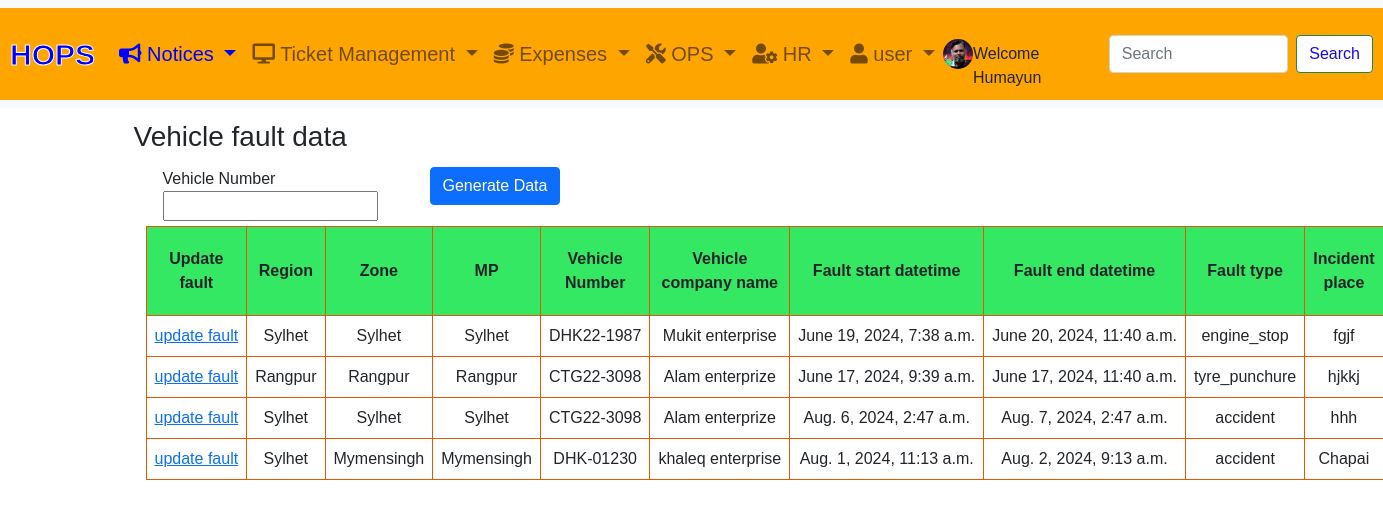
The app's page /vehicle/view_vehicle_fault/ (signed in) with its own data.
### account/models.py (models this page shows, shortened)
class Customer(AbstractBaseUser, PermissionsMixin):
    employee = models.ForeignKey('employee.EmployeeModel', related_name='employee_data', on_delete=models.CASCADE, null=True, blank=True)
    email = models.EmailField(_('email address'), unique=True)
    name = models.CharField(max_length=150)
    mobile = models.CharField(max_length=20, blank=True)
    is_active = models.BooleanField(default=False)
    is_staff = models.BooleanField(default=False)
    created = models.DateTimeField(auto_now_add=True)
    updated = models.DateTimeField(auto_now=True)
    profile_picture = models.ImageField(upload_to='profile_pictures/', blank=True, null=True)
    groups = models.ManyToManyField(
        Group,
        related_name='customer_set',
        blank=True,
        help_text=_("The groups this user belongs to."),
        verbose_name=_("groups"),
    )
    user_permissions = models.ManyToManyField(
        Permission,
        related_name='customer_set',
        blank=True,
        help_text=_("Specific permissions for this user."),
        verbose_name=_("user permissions"),
    )
    USER_LEVEL_CHOICES = [
        ('general_user', 'General_User'),
        ('first_level', 'First Level Manager'),
        ('second_level', 'Second Level Manager'),
        ('third_level', 'Third Level Manager'),
        ('external', 'External'),
    ]
    manager_level = models.CharField(max_length=20, choices=USER_LEVEL_CHOICES, default='general_user')
    objects = CustomAccountManager()
    USERNAME_FIELD = 'email'
    REQUIRED_FIELDS = ['name']
    class Meta:
        verbose_name = "Accounts"
        verbose_name_plural = "Accounts"

### vehicle/models.py (models this page shows, shortened)
class Vehiclefault(models.Model):
    region = models.CharField(max_length=100,choices=REGION_CHOICES,null=True,blank=True)
    zone = models.CharField(max_length=100,choices=ZONE_CHOICES,null=True,blank=True)
    mp = models.CharField(max_length=100,choices=MP_CHOICES,null=True,blank=True)
    vehicle_fault_id = models.CharField(max_length=50, default='None')
    vehicle = models.ForeignKey(AddVehicleInfo, related_name='vehiclefault_info', on_delete=models.CASCADE,null=True, blank=True)
    vehicle_runnin_data = models.ForeignKey(VehicleRuniningData, related_name='VehicleRuniningDataInfo', on_delete=models.CASCADE ,null=True, blank=True)
    vehicle_user = models.ForeignKey(Customer, related_name='vehicle_fault_user', on_delete=models.CASCADE, null=True, blank=True)
    fault_start_time = models.DateTimeField(default=timezone.now)
    fault_stop_time = models.DateTimeField(default=timezone.now)
    fault_duration_hours = models.FloatField(default=None, null=True, blank=True)
    fault_location = models.CharField(max_length=255, default='None',null=True, blank=True)
    fault_type_choices=[
        ('accident','accident'),
        ('engine_stop','engine_stop'),
        ('tyre_punchure','tyre_punchure'),
        ('others','others')
    ]
    fault_type = models.CharField(max_length=255,choices=fault_type_choices,default='None',null=True, blank=True)
    created_at = models.DateField(default=timezone.now)

class AddVehicleInfo(models.Model):
    region = models.CharField(max_length=100,choices=REGION_CHOICES,null=True,blank=True)
    zone = models.CharField(max_length=100,choices=ZONE_CHOICES,null=True,blank=True)
    mp = models.CharField(max_length=100,choices=MP_CHOICES,null=True,blank=True)
    vehicle_id = models.CharField(max_length=50, default='None')
    vehicle_add_requester = models.ForeignKey(Customer, related_name='vehicle_add_user', on_delete=models.CASCADE)
    vehicle_owner_name= models.CharField(max_length=50, default='None')
    vehilce_owner_mobile_number = models.CharField(max_length=50, default='None')
    vehicle_owner_address = models.TextField(default='None')
    vehicle_owner_company_name = models.CharField(max_length=50, default='None')
    vehicle_reg_number = models.CharField(max_length=50, default='None')
    vehicle_kilometer_commit_per_liter = models.DecimalField(max_digits=10, decimal_places=2,null=True, blank=True)
    vehicle_money_commit_per_kilometer_gasoline = models.DecimalField(max_digits=10, decimal_places=2,null=True, blank=True)
    vehicle_money_commit_per_kilometer_CNG = models.DecimalField(max_digits=10, decimal_places=2,null=True, blank=True)
    vehicle_max_kilometer_CNG = models.DecimalField(max_digits=10, decimal_places=2,null=True, blank=True)
    vehicle_body_overtime_rate = models.DecimalField(max_digits=10, decimal_places=2,null=True, blank=True)
    vehicle_driver_overtime_rate = models.DecimalField(max_digits=10, decimal_places=2,null=True, blank=True)
    vehicle_joining_date = models.DateField(default=timezone.now)
    vehicle_cancel_date = models.DateField(null=True, blank=True, default=None)
    vehicle_supporting_documents = models.FileField(upload_to='vehicle_supporting_documents/', null=True, blank=True)
    vehicle_fuel_type_choices=[
        ('diesel','diesel'),
        ('octane', 'octane'),
        ('cng','cng'),
        ('taka','taka'),
    ]
    vehicle_fuel_type = models.CharField(max_length=50, choices=vehicle_fuel_type_choices, default='None')
    vehicle_fuel_unit_price = models.DecimalField(max_digits=10, decimal_places=2,null=True, blank=True)
    vehicle_brand_choices=[
        ('toyota_pickup_single','toyota_pickup_single'),
        ('nissan_pickup_single', 'nissan_pickup_single'),
        ('tata_pickup_single','tata_pickup_single'),
        ('toyota_pickup_double','toyota_pickup_double'),
        ('nissan_pickup_double', 'nissan_pickup_double'),
        ('tata_pickup_double','tata_pickup_double'),
        ('toyota_private_car','toyota_private_car'),
        ('toyota_microbus','toyota_microbus'),
        ('others','others')
    ]
    vehicle_brand_name = models.CharField(max_length=50, choices= vehicle_brand_choices,default='None')
    rental_category_choices =[
        ('monthly','monthly'),
        ('daily','daily')
    ]
    vehicle_rental_category = models.CharField(max_length=50, choices=rental_category_choices, default='None')
    vehicle_hour_contact_choices=[
        ('12 hours','12 hour'),
        ('24 hours','24 hours')
    ]
    vehicle_hour_contact = models.CharField(max_length=100,choices=vehicle_hour_contact_choices,null=True,blank=True)
    vehicle_rental_type_choices=[
        ('permanent','permanent'),
        ('adhoc','adhoc')
    ]
    vehicle_rental_type = models.CharField(max_length=50, choices=vehicle_rental_type_choices,null=True,blank=True, default='None')
    vehicle_rent = models.DecimalField(max_digits=10, decimal_places=2,null=True, blank=True)
    vehicle_rent_per_day = models.DecimalField(max_digits=10, decimal_places=2,null=True, blank=True)
    vehicle_operational_mode_choices =[
        ('CM_vehicle','CM_vehicle'),
        ('PM_vehicle','PM_vehicle'),
        ('others','others')
        ]
    vehicle_operational_mode = models.CharField(max_length=50,choices=vehicle_operational_mode_choices, default='None')
    vehicle_status_choice =[
       ('active','active'),
       ('cancel','cancel')
    ]
    vehicle_status = models.CharField(max_length=50, choices=vehicle_status_choice,default='None')
    created_at = models.DateField(default=timezone.now)

### vehicle/views.py (the view)
# urls.py: path('view_vehicle_fault/', views.view_vehicle_fault, name='view_vehicle_fault'),
@login_required
def view_vehicle_fault(request):
    vehiclefault = Vehiclefault.objects.all()
    vehicle_number=None
    form = vehicleSummaryReportForm(request.GET or None)
    if form.is_valid():
        vehicle_number = form.cleaned_data.get('vehicle_number')
    if vehicle_number:
        vehiclefault=vehiclefault.filter(vehicle__vehicle_reg_number=vehicle_number)
    form = vehicleSummaryReportForm()
    return render(request, 'vehicle/view_vehicle_fault.html', {'vehiclefault': vehiclefault,'form':form})

### templates/vehicle/view_vehicle_fault.html (shortened to what this page needs)
{% extends "base.html" %}
{% load static %}
{% block content %}
    <h3> Vehicle fault data </h3>
    <div class="container-fluid main-content  ">
        <div class="row">
            <div class="col-xl-12">
                <form method="GET" action="{% url 'vehicle:view_vehicle_fault' %}">
                    <div class="container-fluid">
                        <div class="row row-cols-2 row-cols-md-4">
                            <div class="col" style="padding:5px;"> Vehicle Number {{ form.vehicle_number }} </div>
                            <div class="col" style="padding:5px;"> <button type="submit" class='btn btn-primary'>Generate Data</button></div>
                        </div>
                    </div>
                </form>
            </div>
            <div class="col-xl-12">
                <table>
                    <thead>
                        <tr>
                            <th class="text-center p-2">Update fault</th>
                            <th class="text-center p-2">Region</th>
                            <th class="text-center p-2">Zone</th>
                            <th class="text-center p-2">MP</th>
                            <th class="text-center p-2">Vehicle Number</th>
                            <th class="text-center p-2">Vehicle company name</th>
                            <th class="text-center p-2">Fault start datetime</th>
                            <th class="text-center p-2">Fault end datetime</th>
                            <th class="text-center p-2">Fault type</th>
                            <th class="text-center p-2">Incident place</th>
                        </tr>
                    </thead>
                    {% for payment in  vehiclefault %}
                    <tbody>
                        <tr>
                            <td class="text-center p-2" style="white-space: nowrap;"><a href="{% url 'vehicle:update_vehicle_fault' payment.id %}">update fault</a></td>
                            <td class="text-center p-2" style="white-space: nowrap;">{{ payment.region }}</td>
                            <td class="text-center p-2" style="white-space: nowrap;">{{ payment.zone}}</td>
                            <td class="text-center p-2" style="white-space: nowrap;">{{ payment.mp}}</td>
                            <td class="text-center p-2" style="white-space: nowrap;">{{ payment.vehicle.vehicle_reg_number}}</td>
                            <td class="text-center p-2" style="white-space: nowrap;">{{ payment.vehicle.vehicle_owner_company_name}}</td>
                            <td class="text-center p-2" style="white-space: nowrap;">{{ payment.fault_start_time}}</td>
                            <td class="text-center p-2" style="white-space: nowrap;">{{ payment.fault_stop_time}}</td>
                            <td class="text-center p-2" style="white-space: nowrap;">{{ payment.fault_type }}</td>
                            <td class="text-center p-2" style="white-space: nowrap;">{{ payment.fault_location}}</td>
                        </tr>
                    </tbody>
                    {% endfor %}
                </table>
            </div>
        </div>
    </div>
    <div class="col" style="height:1200px"></div>
{% endblock %}

### templates/base.html (shortened to what this page needs)
<!DOCTYPE html>
<html lang="en">
<head>
<link href="https://cdn.jsdelivr.net/npm/bootstrap@5.0.0-beta3/dist/css/bootstrap.min.css" rel="stylesheet">
<link rel="stylesheet" href="https://cdnjs.cloudflare.com/ajax/libs/font-awesome/5.15.3/css/all.min.css">
<link href="https://cdnjs.cloudflare.com/ajax/libs/select2/4.0.13/css/select2.min.css" rel="stylesheet">
<link href="https://cdnjs.cloudflare.com/ajax/libs/bootstrap-datepicker/1.9.0/css/bootstrap-datepicker.min.css" rel="stylesheet">
<link href="https://cdnjs.cloudflare.com/ajax/libs/bootstrap-timepicker/0.5.2/css/bootstrap-timepicker.min.css" rel="stylesheet">
        <link rel="stylesheet" href="https://code.jquery.com/ui/1.12.1/themes/base/jquery-ui.css">
        <link rel="stylesheet" href="https://cdn.jsdelivr.net/npm/timepicker@1.11.14/jquery.timepicker.min.css">
</head>
<body>
    {% if user.is_authenticated %}
    <nav class="navbar navbar-expand-lg navbar-light bg-light navbar-fixed-top">
        <div class="container-fluid custom_navbar">
            <a class="navbar-brand menu-color" style="color:blue; font-size:30px;font-family: Helvetica;" href="{% url 'tickets:dash_board' %}">HOPS</a>
            <div class="collapse navbar-collapse" id="navbarSupportedContent">
                <ul class="navbar-nav me-auto mb-2 mb-lg-0">
                    <li class="nav-item dropdown">
                        <a class="nav-link dropdown-toggle menu-color" style="color: blue;" href="#" id="navbarDropdown" role="button" data-bs-toggle="dropdown" aria-expanded="false">
                            <i class="fa fa-bullhorn" aria-hidden="true"></i> Notices
                        </a>
                    </li>
                    <li class="nav-item dropdown">
                        <a class="nav-link dropdown-toggle menu-color"href="#" id="navbarDropdown" role="button" data-bs-toggle="dropdown" aria-expanded="false">
                            <i class="fa fa-desktop" aria-hidden="true"></i> Ticket Management
                        </a>
                    </li>
                    <li class="nav-item dropdown">
                        <a class="nav-link dropdown-toggle menu-color"href="#" id="navbarDropdown" role="button" data-bs-toggle="dropdown" aria-expanded="false">
                            <i class="fas fa-coins"></i>  Expenses
                        </a>
                    </li>
                    <li class="nav-item dropdown">
                        <a class="nav-link dropdown-toggle menu-color"href="#" id="navbarDropdown" role="button" data-bs-toggle="dropdown" aria-expanded="false">
                            <i class="fas fa-tools"></i>  OPS
                        </a>
                    </li>
                    <li class="nav-item dropdown">
                        <a class="nav-link dropdown-toggle menu-color"href="#" id="navbarDropdown" role="button" data-bs-toggle="dropdown" aria-expanded="false">
                            <i class="fas fa-user-cog"></i>  HR
                        </a>
                    </li>
                    <li class="nav-item dropdown">
                        <a class="nav-link dropdown-toggle menu-color"href="#" id="navbarDropdown" role="button" data-bs-toggle="dropdown" aria-expanded="false">
                            <i class="fas fa-user"></i>  user
                        </a>
                    </li>
                </ul>
                    {% if user.is_authenticated %}
                    <a href="{% url 'account:update_profile_picture' user.id %}">
                        {% if profile_picture_url %}
                            <img src="{{ profile_picture_url }}" style="height: 30px; width: 30px; border-radius: 50%;">
                        {% else %}
                        <i class="fas fa-user-circle" aria-hidden="true" style="font-size: 25px; color:white"></i>
                        {% endif %} </a>
                        <br>
                       Welcome {{ request.user.name }}
                {% else %}
                    <a href="{% url 'account:login' %}" style="color:white;">
                        <i class="fas fa-user-circle" aria-hidden="true" style="font-size: 30px;"></i>
                    </a>
                {% endif %}
                    <form class="d-flex" method="GET" action="{% url 'tickets:search_all' %}" style="margin-left:20px">
                    <input class="form-control me-2" type="search" placeholder="Search" aria-label="Search" name="q">
                    <button class="btn btn-outline-success" type="submit" style="color:rgb(26, 7, 239);background:white">Search</button>
                </form>
            </div>
        </div>
    </nav>
{% endif %}
   <div class="col" style="height:120px"></div>
    <div class="container">
        {% block content %}
        {% endblock %}
    </div>
</body>
</html>

### records on screen
Customer: user.name "Humayun"
Vehiclefault: region "Sylhet", zone "Sylhet", mp "Sylhet", vehicle.vehicle_reg_number "DHK22-1987", vehicle.vehicle_owner_company_name "Mukit enterprise", fault_start_time "June 19, 2024, 7:38 a.m.", fault_stop_time "June 20, 2024, 11:40 a.m.", fault_type "engine_stop", fault_location "fgjf"
Vehiclefault: region "Rangpur", zone "Rangpur", mp "Rangpur", vehicle.vehicle_reg_number "CTG22-3098", vehicle.vehicle_owner_company_name "Alam enterprize", fault_start_time "June 17, 2024, 9:39 a.m.", fault_stop_time "June 17, 2024, 11:40 a.m.", fault_type "tyre_punchure", fault_location "hjkkj"
Vehiclefault: region "Sylhet", zone "Sylhet", mp "Sylhet", vehicle.vehicle_reg_number "CTG22-3098", vehicle.vehicle_owner_company_name "Alam enterprize", fault_start_time "Aug. 6, 2024, 2:47 a.m.", fault_stop_time "Aug. 7, 2024, 2:47 a.m.", fault_type "accident", fault_location "hhh"
Vehiclefault: region "Sylhet", zone "Mymensingh", mp "Mymensingh", vehicle.vehicle_reg_number "DHK-01230", vehicle.vehicle_owner_company_name "khaleq enterprise", fault_start_time "Aug. 1, 2024, 11:13 a.m.", fault_stop_time "Aug. 2, 2024, 9:13 a.m.", fault_type "accident", fault_location "Chapai"
